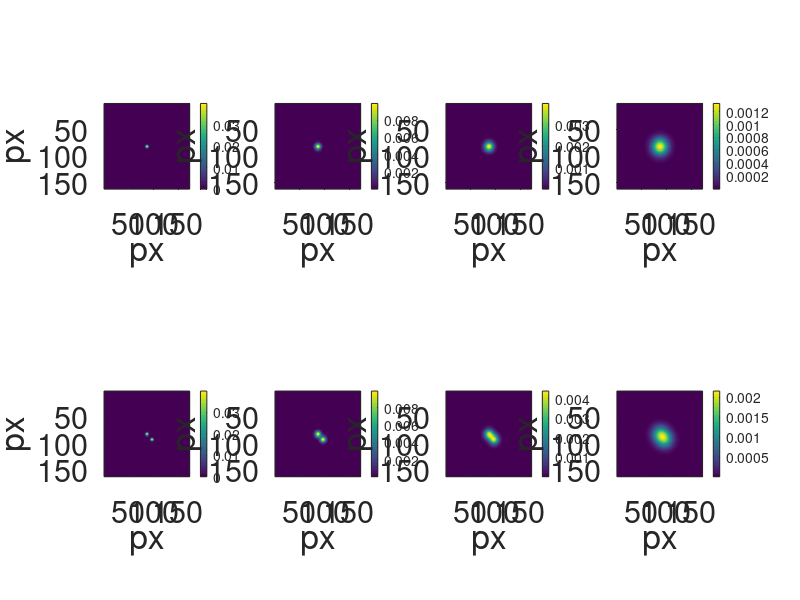

MATLAB code to generate this figure:
clear;close all;clc;FS=22;
%pkg load image

% Co-ordinates and dispersions for the kernel
y=-81:80;
x=-86:85;
[X,Y]=meshgrid(x,y);

D=2;
t=1:30;
sigma2=4*D*t;
 
for j=1:length(t);
 P0{j}=exp(-(X.^2+Y.^2)/(4*D*t(j)))/(pi*4*D*t(j));
 P{j}=exp(-(X.^2+Y.^2)/(4*D*t(j)))/(pi*4*D*t(j))+exp(-((X-10).^2+(Y-10).^2)/(4*D*t(j)))/(pi*4*D*t(j));
end

subplot(2,4,1)
imagesc(P0{1});
colorbar
axis square
xlabel('px')
ylabel('px')
set(gca,'FontSize',FS)
subplot(2,4,2)
imagesc(P0{4});
colorbar
axis square
xlabel('px')
ylabel('px')
set(gca,'FontSize',FS)
subplot(2,4,3)
imagesc(P0{10});
colorbar
axis square
xlabel('px')
ylabel('px')
set(gca,'FontSize',FS)
subplot(2,4,4)
imagesc(P0{30});
colorbar
axis square
xlabel('px')
ylabel('px')
set(gca,'FontSize',FS)
subplot(2,4,5)
imagesc(P{1});
colorbar
axis square
xlabel('px')
ylabel('px')
set(gca,'FontSize',FS)
subplot(2,4,6)
imagesc(P{4});
colorbar
axis square
xlabel('px')
ylabel('px')
set(gca,'FontSize',FS)
subplot(2,4,7)
imagesc(P{10});
colorbar
axis square
xlabel('px')
ylabel('px')
set(gca,'FontSize',FS)
subplot(2,4,8)
imagesc(P{30});
colorbar
axis square
xlabel('px')
ylabel('px')
set(gca,'FontSize',FS)
print -dpdf fig12points '-S1366,600'